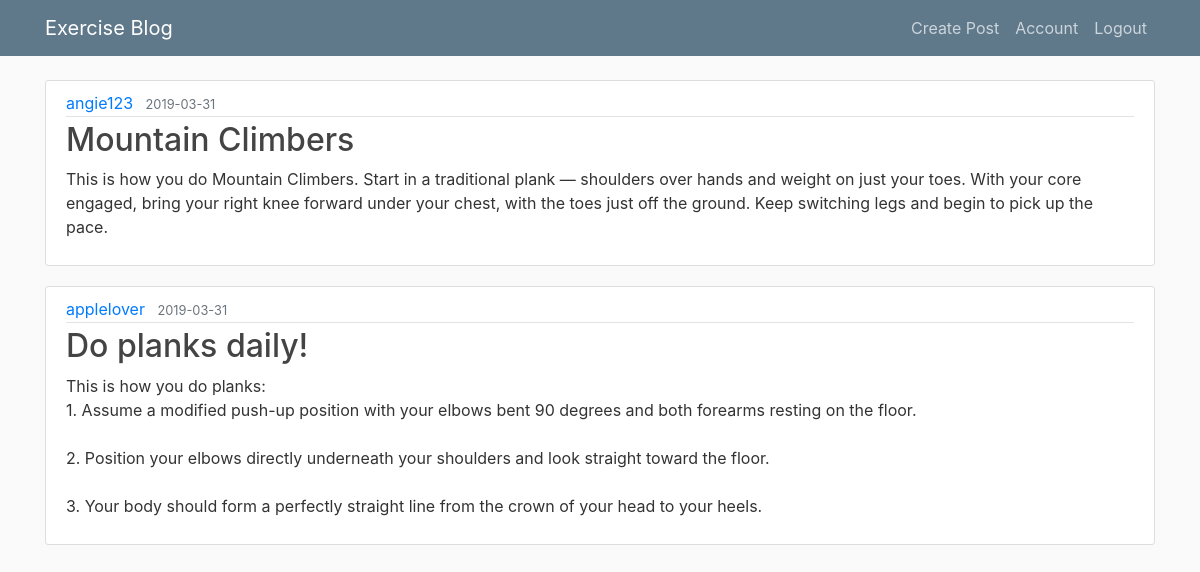
Screenshot of /home (signed in) with the database file from the repository.
### flaskblog/models.py (models this page shows, shortened)
class Post(db.Model):
    id = db.Column(db.Integer, primary_key=True)
    title = db.Column(db.String(100), nullable=False)
    date_posted = db.Column(db.DateTime, nullable=False, default=datetime.utcnow)
    content = db.Column(db.Text, nullable=False)
    user_id = db.Column(db.Integer, db.ForeignKey('user.id'), nullable=False)

class User(db.Model, UserMixin):
	id = db.Column(db.Integer, primary_key=True)
	username = db.Column(db.String(20), unique=True, nullable=False)
	email = db.Column(db.String(80), unique=True, nullable=False)
	password = db.Column(db.String(20), nullable=False)
	posts = db.relationship('Post', backref='author', lazy=True)

### flaskblog/routes.py (the view)
@app.route("/")
@app.route("/home")
def home():
	posts = Post.query.all()
	return render_template ('home.html', posts=posts)

### flaskblog/models.py (called while the page is built)
@login_manager.user_loader
def load_user(user_id):
	return User.query.get(int(user_id))

### flaskblog/templates/home.html
{% extends "layout.html" %}
{% block content %}
	{% for post in posts %}
	<article class="media content-section">
	  <div class="media-body">
	    <div class="article-metadata">
	      <a class="mr-2" href="#">{{ post.author.username }}</a>
	      <small class="text-muted">{{ post.date_posted.strftime('%Y-%m-%d') }}</small>
	    </div>
	    <h2><a class="article-title" href="#">{{ post.title }}</a></h2>
	    <p class="article-content">{{ post.content }}</p>
	  </div>
	</article>
	{% endfor %}
{% endblock content %}

### flaskblog/static/main.css (style rules this page uses)
body { background: #fafafa; color: #333333; margin-top: 5rem; }
h1, h2, h3, h4, h5, h6 { color: #444444; }
.content-section { background: #ffffff; padding: 10px 20px; border: 1px solid #dddddd; border-radius: 3px; margin-bottom: 20px; }
.article-title { color: #444444; }
.article-content { white-space: pre-line; }
.article-metadata { padding-bottom: 1px; margin-bottom: 4px; border-bottom: 1px solid #e3e3e3 }

### rows the page displays
Post: author.username "angie123", date_posted "2019-03-31", title "Mountain Climbers", content "This is how you do Mountain Climbers. Start in a traditional plank — shoulders over hands and weight on just your toes. With your core engaged, bring your right knee forward under your chest, with the toes just off the ground. Keep switching legs and begin to pick up the pace."
Post: author.username "applelover", date_posted "2019-03-31", title "Do planks daily!", content "This is how you do planks: 1. Assume a modified push-up position with your elbows bent 90 degrees and both forearms resting on the floor. 2. Position your elbows directly underneath your shoulders and look straight toward the floor. 3. Your body should form a perfectly straight line from the crown of your head to your heels."
